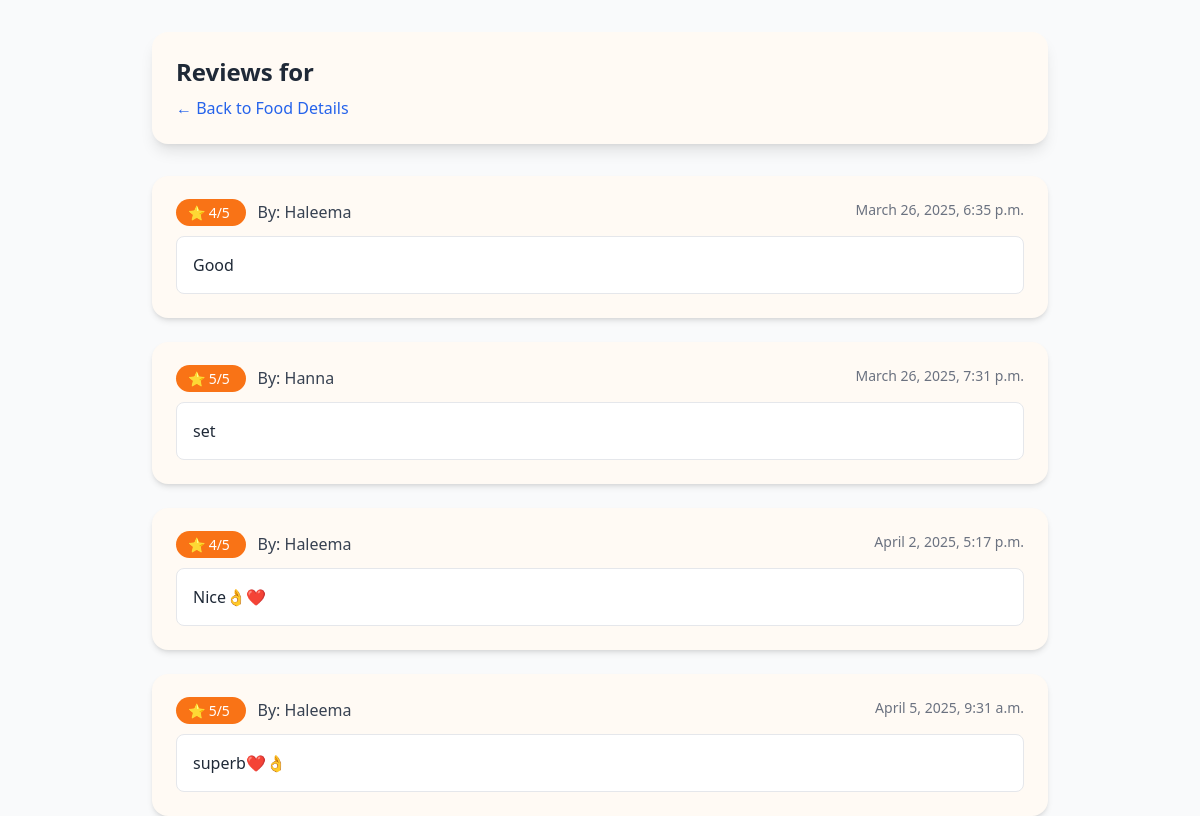
The app's page /order/food/13/reviews/ (signed in) with its own data.
### order/models.py (models this page shows, shortened)
class Review(models.Model):
    food = models.ForeignKey(FoodItem, on_delete=models.CASCADE, related_name='reviews')
    user = models.ForeignKey(settings.AUTH_USER_MODEL, on_delete=models.CASCADE, editable=False)
    rating = models.IntegerField(choices=[(i, i) for i in range(1, 6)])
    comment = models.TextField(blank=True, null=True)
    created_at = models.DateTimeField(auto_now_add=True)

### users/models.py (models this page shows, shortened)
class CustomUser(AbstractUser):
    ROLE_CHOICES = (
        ('seller', 'Seller'),
        ('buyer', 'Buyer'),
    )
    role = models.CharField(max_length=10, choices=ROLE_CHOICES)
    phone_no = models.CharField(max_length=15)

### order/views.py (the view)
# urls.py: path('food/<int:food_id>/reviews/', show_reviews, name='show_reviews'),
@login_required
def show_reviews(request, food_id):
    food = get_object_or_404(FoodItem, id=food_id)
    reviews = food.reviews.all()
    return render(request, 'order/show_reviews.html', {'food': food, 'reviews': reviews})

### order/templates/order/show_reviews.html (shortened to what this page needs)
{% extends "base.html" %}
{% block content %}
<body class=" bg-gray-50">
<div class="max-w-4xl mx-auto mt-8">
    <div class="bg-[#FFFAF4] p-6 rounded-2xl shadow-lg mb-8">
        <h2 class="text-2xl font-bold text-gray-800 mb-2">Reviews for {{ food.name }}</h2>
        <a href="{% url 'order:food_detail' food.id %}"
           class="text-blue-600 hover:text-blue-800 hover:underline transition">
            ← Back to Food Details
        </a>
    </div>
    {% if reviews %}
    <div class="space-y-6">
        {% for review in reviews %}
        <div class="bg-[#FFFAF4] p-6 rounded-2xl shadow-md">
            <div class="flex justify-between items-start mb-2">
                <div>
                    <span class="bg-orange-500 text-white px-3 py-1 rounded-full text-sm font-medium">
                        ⭐ {{ review.rating }}/5
                    </span>
                    <span class="ml-3 font-medium text-gray-700">By: {{ review.user.username }}</span>
                </div>
                <span class="text-sm text-gray-500">{{ review.created_at }}</span>
            </div>
            {% if review.comment %}
            <div class="mt-3 p-4 bg-white rounded-lg border border-gray-200">
                <p class="text-gray-800">{{ review.comment }}</p>
            </div>
            {% else %}
            <div class="mt-3 p-4 bg-white rounded-lg border border-gray-200 italic text-gray-500">
                No comment provided
            </div>
            {% endif %}
        </div>
        {% endfor %}
    </div>
    {% else %}
    <div class="bg-[#FFFAF4] p-8 rounded-2xl shadow-lg text-center">
        <p class="text-xl text-gray-700">No reviews yet.</p>
        <p class="mt-2 text-gray-600">Be the first to review this item!</p>
    </div>
    {% endif %}
</div>
</body>
{% endblock content %}

### records on screen
Review: rating "4", user.username "Haleema", created_at "March 26, 2025, 6:35 p.m.", comment "Good"
Review: rating "5", user.username "Hanna", created_at "March 26, 2025, 7:31 p.m.", comment "set"
Review: rating "4", user.username "Haleema", created_at "April 2, 2025, 5:17 p.m.", comment "Nice👌❤️"
Review: rating "5", user.username "Haleema", created_at "April 5, 2025, 9:31 a.m.", comment "superb❤️👌"
